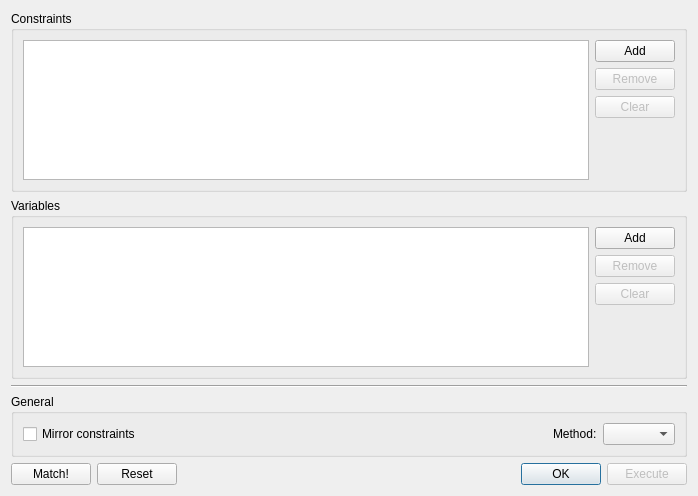
<?xml version="1.0" encoding="UTF-8"?>
<ui version="4.0">
 <class>MatchWidget</class>
 <widget class="QWidget" name="MatchWidget">
  <property name="geometry">
   <rect>
    <x>0</x>
    <y>0</y>
    <width>698</width>
    <height>496</height>
   </rect>
  </property>
  <property name="windowTitle">
   <string>Match constraints</string>
  </property>
  <layout class="QVBoxLayout">
   <item>
    <widget class="QGroupBox" name="groupBox">
     <property name="title">
      <string>Constraints</string>
     </property>
     <layout class="QHBoxLayout">
      <item>
       <widget class="TableView" name="targetsTable"/>
      </item>
      <item>
       <layout class="QVBoxLayout">
        <item>
         <widget class="QPushButton" name="addConstraintButton">
          <property name="text">
           <string>Add</string>
          </property>
         </widget>
        </item>
        <item>
         <widget class="QPushButton" name="removeConstraintButton">
          <property name="enabled">
           <bool>false</bool>
          </property>
          <property name="text">
           <string>Remove</string>
          </property>
         </widget>
        </item>
        <item>
         <widget class="QPushButton" name="clearConstraintsButton">
          <property name="enabled">
           <bool>false</bool>
          </property>
          <property name="text">
           <string>Clear</string>
          </property>
         </widget>
        </item>
        <item>
         <spacer>
          <property name="orientation">
           <enum>Qt::Vertical</enum>
          </property>
          <property name="sizeHint" stdset="0">
           <size>
            <width>20</width>
            <height>40</height>
           </size>
          </property>
         </spacer>
        </item>
       </layout>
      </item>
     </layout>
    </widget>
   </item>
   <item>
    <widget class="QGroupBox" name="groupBox">
     <property name="title">
      <string>Variables</string>
     </property>
     <layout class="QHBoxLayout">
      <item>
       <widget class="TableView" name="resultsTable"/>
      </item>
      <item>
       <layout class="QVBoxLayout">
        <item>
         <widget class="QPushButton" name="addKnobButton">
          <property name="text">
           <string>Add</string>
          </property>
         </widget>
        </item>
        <item>
         <widget class="QPushButton" name="removeKnobButton">
          <property name="enabled">
           <bool>false</bool>
          </property>
          <property name="text">
           <string>Remove</string>
          </property>
         </widget>
        </item>
        <item>
         <widget class="QPushButton" name="clearKnobsButton">
          <property name="enabled">
           <bool>false</bool>
          </property>
          <property name="text">
           <string>Clear</string>
          </property>
         </widget>
        </item>
        <item>
         <spacer>
          <property name="orientation">
           <enum>Qt::Vertical</enum>
          </property>
          <property name="sizeHint" stdset="0">
           <size>
            <width>20</width>
            <height>40</height>
           </size>
          </property>
         </spacer>
        </item>
       </layout>
      </item>
     </layout>
    </widget>
   </item>
   <item>
    <widget class="Line" name="line">
     <property name="orientation">
      <enum>Qt::Horizontal</enum>
     </property>
    </widget>
   </item>
   <item>
    <widget class="QGroupBox" name="groupBox">
     <property name="title">
      <string>General</string>
     </property>
     <layout class="QGridLayout">
      <item row="0" column="0">
       <widget class="QCheckBox" name="mirrorConstraintsCheckBox">
        <property name="text">
         <string>Mirror constraints</string>
        </property>
       </widget>
      </item>
      <item row="0" column="1">
       <spacer>
        <property name="orientation">
         <enum>Qt::Horizontal</enum>
        </property>
        <property name="sizeHint" stdset="0">
         <size>
          <width>40</width>
          <height>20</height>
         </size>
        </property>
       </spacer>
      </item>
      <item row="0" column="2">
       <widget class="QLabel" name="label">
        <property name="text">
         <string>Method:</string>
        </property>
       </widget>
      </item>
      <item row="0" column="3">
       <widget class="QComboBox" name="methodComboBox"/>
      </item>
     </layout>
    </widget>
   </item>
   <item>
    <layout class="QHBoxLayout">
     <item>
      <widget class="QPushButton" name="matchButton">
       <property name="text">
        <string>Match!</string>
       </property>
      </widget>
     </item>
     <item>
      <widget class="QDialogButtonBox" name="buttonBox">
       <property name="layoutDirection">
        <enum>Qt::LeftToRight</enum>
       </property>
       <property name="orientation">
        <enum>Qt::Horizontal</enum>
       </property>
       <property name="standardButtons">
        <set>QDialogButtonBox::Ok|QDialogButtonBox::Reset</set>
       </property>
      </widget>
     </item>
     <item>
      <widget class="QPushButton" name="ExecuteButton">
       <property name="enabled">
        <bool>false</bool>
       </property>
       <property name="text">
        <string>Execute</string>
       </property>
      </widget>
     </item>
    </layout>
   </item>
  </layout>
 </widget>
 <customwidgets>
  <customwidget>
   <class>TableView</class>
   <extends>QTableView</extends>
   <header>madgui/widget/tableview.h</header>
  </customwidget>
 </customwidgets>
 <resources/>
 <connections/>
</ui>
